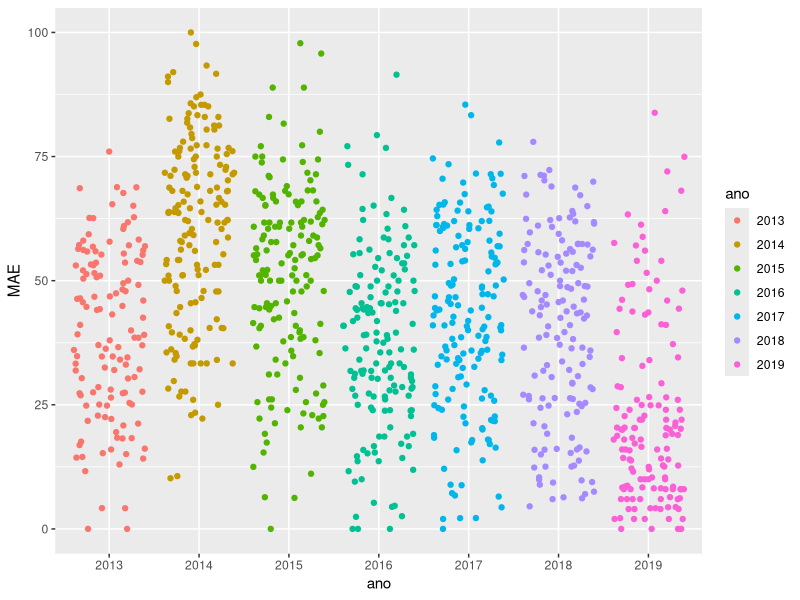
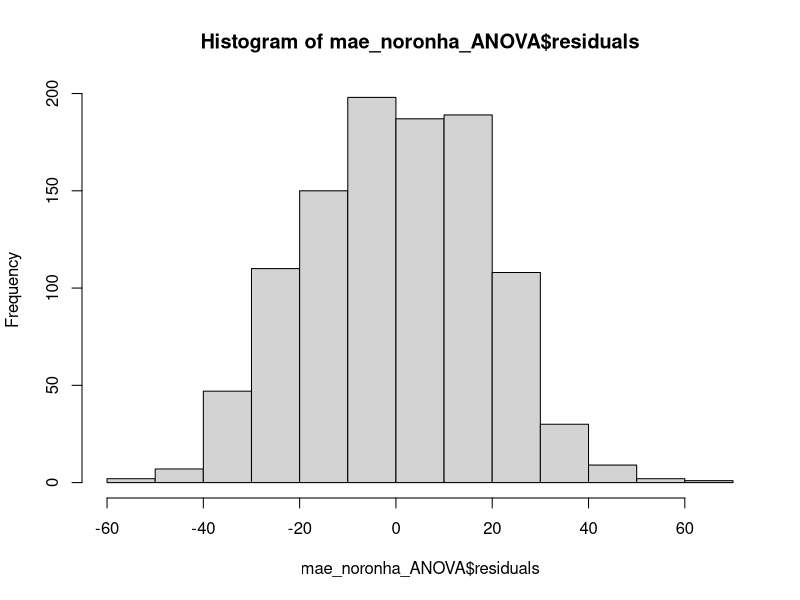
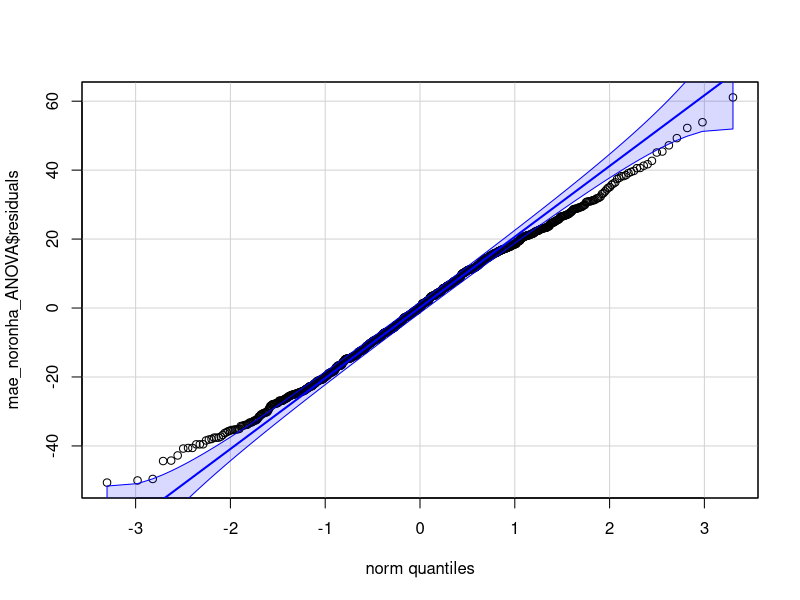
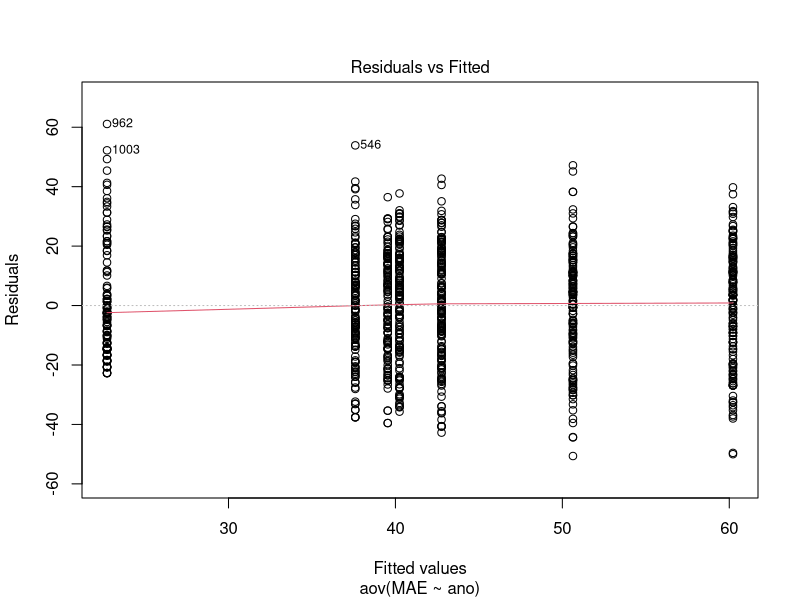
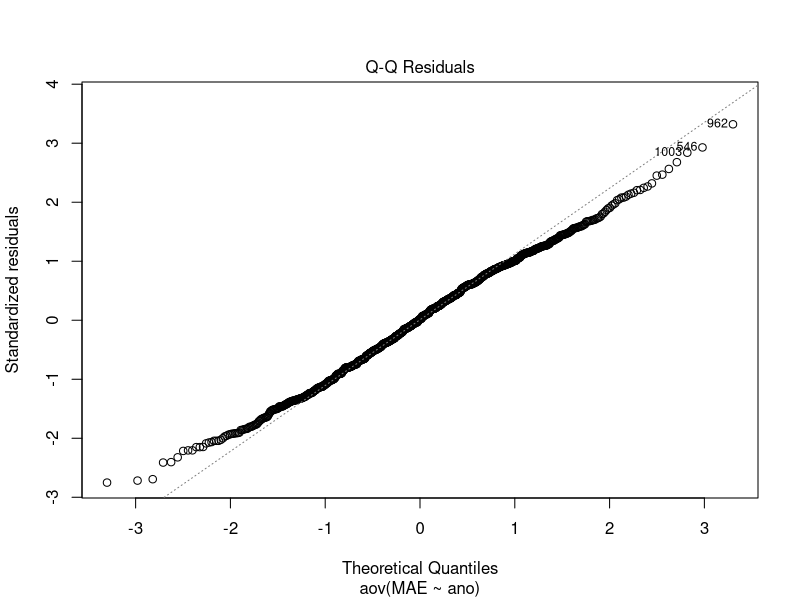
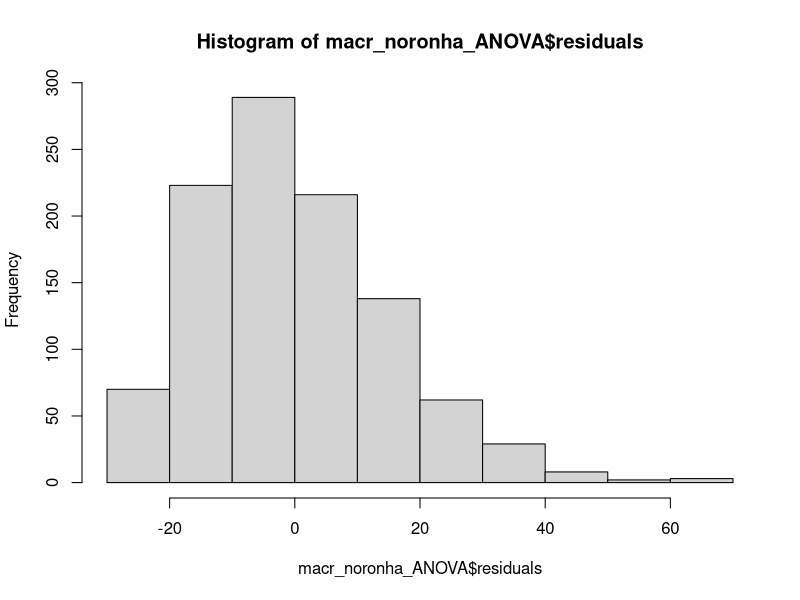
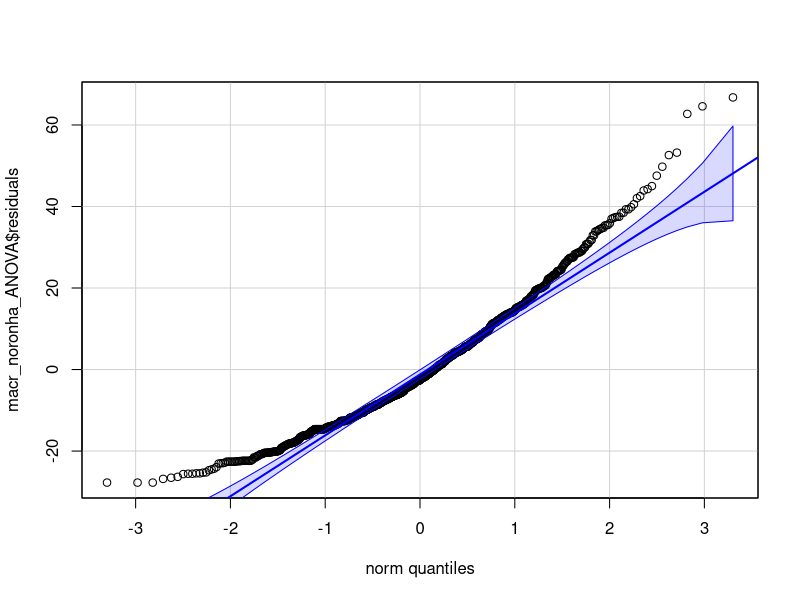
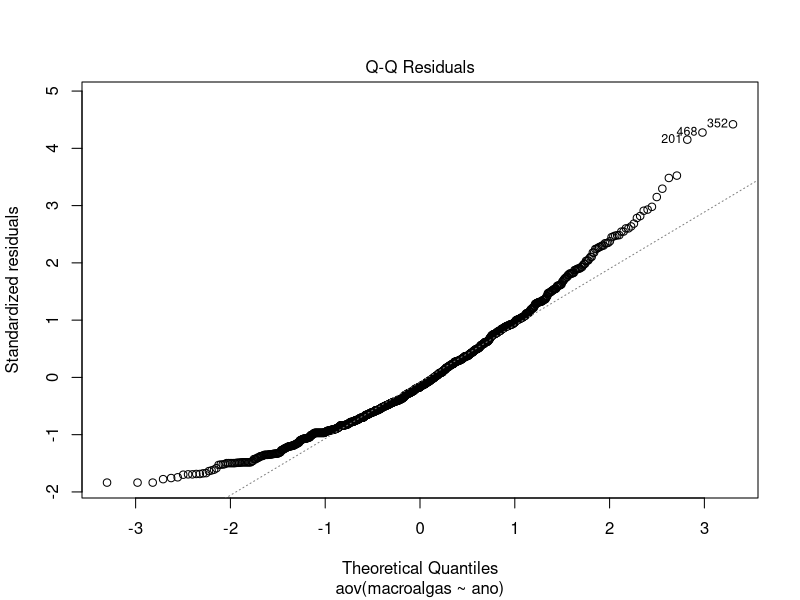

Here is the R script that generated these plots, in order:
############# Normalidade e Homocedasticidade #############

install.packages("car")
library(car)
library(dplyr)
library(readxl)
library(ggplot2)


setwd("C:\\Users/manoe/Desktop/TCC/atual/Estatística/Analises_TCC/")
dir()

# ilhas <- read_excel("data_Noronha_Rocas_final.xlsx",
#                     range = "A1:M1879")

ilhas <- read_excel("data_transformed_Noronha_Rocas_final.xlsx",
                    range = "A1:M1879")

# COM DADOS TRANSFORMADOS: basta substituir a planilha a cima para a planilha que
# contem os dados transformados.

# É interessante depois de transformar olhar os histogramas para ver como ficou 
# a cara do dado e se a transformação é interessante mesmo de ser feita.

# A transformação pode ser para que os dados se encaixem na normalidade e 
# homocedasticidade, mas não é só para isso.

ilhas <- data.frame(ilhas)
class(ilhas)


### Testar premissas da ANOVA:

# Resíduos: a diferença entre o que eu espero dos meus dados e o que eu 
# realmente observo na coleta.

## 1. Normalidade (análise dos resíduos): distribuição tem de ser em formato de
# sino e o teste deve dar p > 0,05

## 2. Homocedasticidade (análise dos resíduos): homocedasticidade das variâncias;
# se as variâncias acompanham ou não a variação dos dados; se a variação ao 
# longo do tempo é continua (= homo; se não for contínua é heterocedástico).
# É mais importante que a normalidade dos meus dados.
# Uma dica é se não há homocedasticidade, pode-se transformar os dados em log,
# mas meu problema é que temos dados que são zero, logo, não podemos transformar
# em log. Já que log de zero é igual a "-infinito".

## 3. Independência entre as amostras: saber se consideramos nossos dados 
# medidas repetitivas ou não. 
# Os exemplo na internet era sobre comprimeto da barbatana de pinguins de spp.
# diferentes, que aí há independência entre as amostras.
# No nosso caso, pesar de termos uma amostragem regular, acreditamos que os dados
# são independentes. Afinal, tem um ano de distância entre as amostras e não é 
# sempre exatamente no mesmo lugar que tiramos o fotoquadrado. Logo, são dados 
# do mesmo lugar (mas não exatamente o “mesmo lugar”), porém em anos diferentes. 


######################### NORONHA
##################### MAE
# Selecionar da tabela qual ilha quero estudar e escolher algum dos grupos 
# funcionais:
mae_noronha <- ilhas %>%
  filter(ilha == "noronha") %>%
  dplyr::select(ano, MAE)
# Tenho os meus dados no environment.

# Transformar ano em fator para não ser tratado como número e sim como grupos:
mae_noronha$ano <- as.factor(mae_noronha$ano)
# Agora sim tenho meu dado de forma adequada.

# Plotar pra ver eles com o arco-iris bonito:
ggplot(mae_noronha) +
  aes(x = ano, 
      y = MAE, 
      color = ano)+
  geom_jitter()

# Escolher um nome pra variável que será o resultado da ANOVA univariada usado 
# para testar normalidade e homocedasticidade
mae_noronha_ANOVA <- aov(MAE ~ ano,
                         data = mae_noronha)


## Normalidade
# Histogramas e o teste Shapiro com resíduos:
hist(mae_noronha_ANOVA$residuals) # A distribuição não é em formato de sino.
shapiro.test(mae_noronha_ANOVA$residuals)
# Não normal (p < 0,05); p = 0.007402.

## Homocedasticidade

# Através do gráfico:
# os dados são homocedásticos se o gráfico de pontos tem a disposição dos pontos
# crescendo continuamente (aparência de diagonal para cima).
qqPlot(mae_noronha_ANOVA$residuals,
       id = F)
# 'id= F' é pro R não identificar o que é cada pontinho.
# Outros gráfico que vão falar coisas parecidas que já vi:
plot(mae_noronha_ANOVA,
     which = 1)
plot(mae_noronha_ANOVA,
     which = 2)

# Através do teste de Levene (esse não pega o resultado da ANOVA para gerar os 
# resultados):
leveneTest(MAE ~ ano,
           data = mae_noronha)
# É homocedástico! Não furou a hipótese nula. Valor de p = 0.7135


##################### Macroalgas

# ANOVA univariada
macr_noronha <- ilhas %>%
  filter(ilha == "noronha") %>%
  dplyr::select(ano, macroalgas)

macr_noronha$ano <- as.factor(macr_noronha$ano)

macr_noronha_ANOVA <- aov(macroalgas ~ ano,
                          data = macr_noronha)


## Normalidade
hist(macr_noronha_ANOVA$residuals)
shapiro.test(macr_noronha_ANOVA$residuals)
# Não normal (p < 0,05); p = 2.2e-16

## Homocedasticidade

# Através do gráfico:
qqPlot(macr_noronha_ANOVA$residuals,
       id = F)
plot(macr_noronha_ANOVA,
     which = 2)

# Através do teste de Levene:
leveneTest(macroalgas ~ ano,
           data = macr_noronha)
# Heterocedásticos (p < 0,05); p = 0.001055


##################### Calcificadores

# ANOVA univariada
cal_noronha <- ilhas %>%
  filter(ilha == "noronha") %>%
  dplyr::select(ano, calcificadores)

cal_noronha$ano <- as.factor(cal_noronha$ano)

cal_noronha_ANOVA <- aov(calcificadores ~ ano,
                         data = cal_noronha)

## Normalidade
hist(cal_noronha_ANOVA$residuals)
shapiro.test(cal_noronha_ANOVA$residuals)
# Não normal (p < 0,05); p = 2.2e-16

## Homocedasticidade

# Através do gráfico:
qqPlot(cal_noronha_ANOVA$residuals,
       id = F)
plot(cal_noronha_ANOVA,
     which = 2)

# Através do teste de Levene:
leveneTest(calcificadores ~ ano,
           data = cal_noronha)


##################### Cianobactérias

# ANOVA univariada
ciano_noronha <- ilhas %>%
  filter(ilha == "noronha") %>%
  dplyr::select(ano, cianobacterias)

ciano_noronha$ano <- as.factor(ciano_noronha$ano)

ciano_noronha_ANOVA <- aov(cianobacterias ~ ano,
                           data = ciano_noronha)

## Normalidade
hist(ciano_noronha_ANOVA$residuals)
shapiro.test(ciano_noronha_ANOVA$residuals)
# Não normal (p < 0,05); p = 2.2e-16

## Homocedasticidade

# Através do gráfico:
qqPlot(ciano_noronha_ANOVA$residuals,
       id = F)
plot(ciano_noronha_ANOVA,
     which = 2)

# Através do teste de Levene:
leveneTest(cianobacterias ~ ano,
           data = ciano_noronha)


##################### Suspensívoros e filtradores

# ANOVA univariada
sf_noronha <- ilhas %>%
  filter(ilha == "noronha") %>%
  dplyr::select(ano, suspensivoros.filtradores)

sf_noronha$ano <- as.factor(sf_noronha$ano)

sf_noronha_ANOVA <- aov(suspensivoros.filtradores ~ ano,
                           data = sf_noronha)

## Normalidade
hist(sf_noronha_ANOVA$residuals)
shapiro.test(sf_noronha_ANOVA$residuals)
# Não normal (p < 0,05); p = 2.2e-16

## Homocedasticidade

# Através do gráfico:
qqPlot(sf_noronha_ANOVA$residuals,
       id = F)
plot(sf_noronha_ANOVA,
     which = 2)

# Através do teste de Levene:
leveneTest(suspensivoros.filtradores ~ ano,
           data = sf_noronha)


##################### Zoantídeos

# ANOVA univariada
zoa_noronha <- ilhas %>%
  filter(ilha == "noronha") %>%
  dplyr::select(ano, zoantideo)

zoa_noronha$ano <- as.factor(zoa_noronha$ano)

zoa_noronha_ANOVA <- aov(zoantideo ~ ano,
                        data = zoa_noronha)

## Normalidade
hist(zoa_noronha_ANOVA$residuals)
shapiro.test(zoa_noronha_ANOVA$residuals)
# Não normal (p < 0,05); p = 2.2e-16

## Homocedasticidade

# Através do gráfico:
qqPlot(zoa_noronha_ANOVA$residuals,
       id = F)
plot(zoa_noronha_ANOVA,
     which = 2)

# Através do teste de Levene:
leveneTest(zoantideo ~ ano,
           data = zoa_noronha)

######################### ATOL DAS ROCAS
##################### MAE

mae_rocas <- ilhas %>%
  filter(ilha == "rocas") %>%
  dplyr::select(ano, MAE)

mae_rocas$ano <- as.factor(mae_rocas$ano)

ggplot(mae_rocas) +
  aes(x = ano, 
      y = MAE, 
      color = ano)+
  geom_jitter()

# ANOVA univariada
mae_rocas_ANOVA <- aov(MAE ~ ano,
                       data = mae_rocas)

## Normalidade:
hist(mae_rocas_ANOVA$residuals)
shapiro.test(mae_rocas_ANOVA$residuals)


## Homocedasticidade (análise dos resíduos)

# Através do gráfico:
qqPlot(mae_rocas_ANOVA$residuals,
       id = F)

# Através do teste de Levene:
leveneTest(MAE ~ ano,
           data = mae_rocas)


##################### Macroalgas

# ANOVA univariada
macr_rocas <- ilhas %>%
  filter(ilha == "rocas") %>%
  dplyr::select(ano, macroalgas)

macr_rocas$ano <- as.factor(macr_rocas$ano)

macr_rocas_ANOVA <- aov(macroalgas ~ ano,
                        data = macr_rocas)

## Normalidade
hist(macr_rocas_ANOVA$residuals)
shapiro.test(macr_rocas_ANOVA$residuals)

## Homocedasticidade

# Através do gráfico:
qqPlot(macr_rocas_ANOVA$residuals,
       id = F)

# Através do teste de Levene:
leveneTest(macroalgas ~ ano,
           data = macr_rocas)


##################### Calcificadores

# ANOVA univariada
cal_rocas <- ilhas %>%
  filter(ilha == "rocas") %>%
  dplyr::select(ano, calcificadores)

cal_rocas$ano <- as.factor(cal_rocas$ano)

cal_rocas_ANOVA <- aov(calcificadores ~ ano,
                       data = cal_rocas)

## Normalidade
hist(cal_rocas_ANOVA$residuals)
shapiro.test(cal_rocas_ANOVA$residuals)

## Homocedasticidade

# Através do gráfico:
qqPlot(cal_rocas_ANOVA$residuals,
       id = F)

# Através do teste de Levene:
leveneTest(calcificadores ~ ano,
           data = cal_rocas)


##################### Cianobactérias

# ANOVA univariada
ciano_rocas <- ilhas %>%
  filter(ilha == "rocas") %>%
  dplyr::select(ano, cianobacterias)

ciano_rocas$ano <- as.factor(ciano_rocas$ano)

ciano_rocas_ANOVA <- aov(cianobacterias ~ ano,
                         data = ciano_rocas)

## Normalidade
hist(ciano_rocas_ANOVA$residuals)
shapiro.test(ciano_rocas_ANOVA$residuals)
# Não normal (p < 0,05); p = 2.2e-16

## Homocedasticidade

# Através do gráfico:
qqPlot(ciano_rocas_ANOVA$residuals,
       id = F)

# Através do teste de Levene:
leveneTest(cianobacterias ~ ano,
           data = ciano_rocas)
